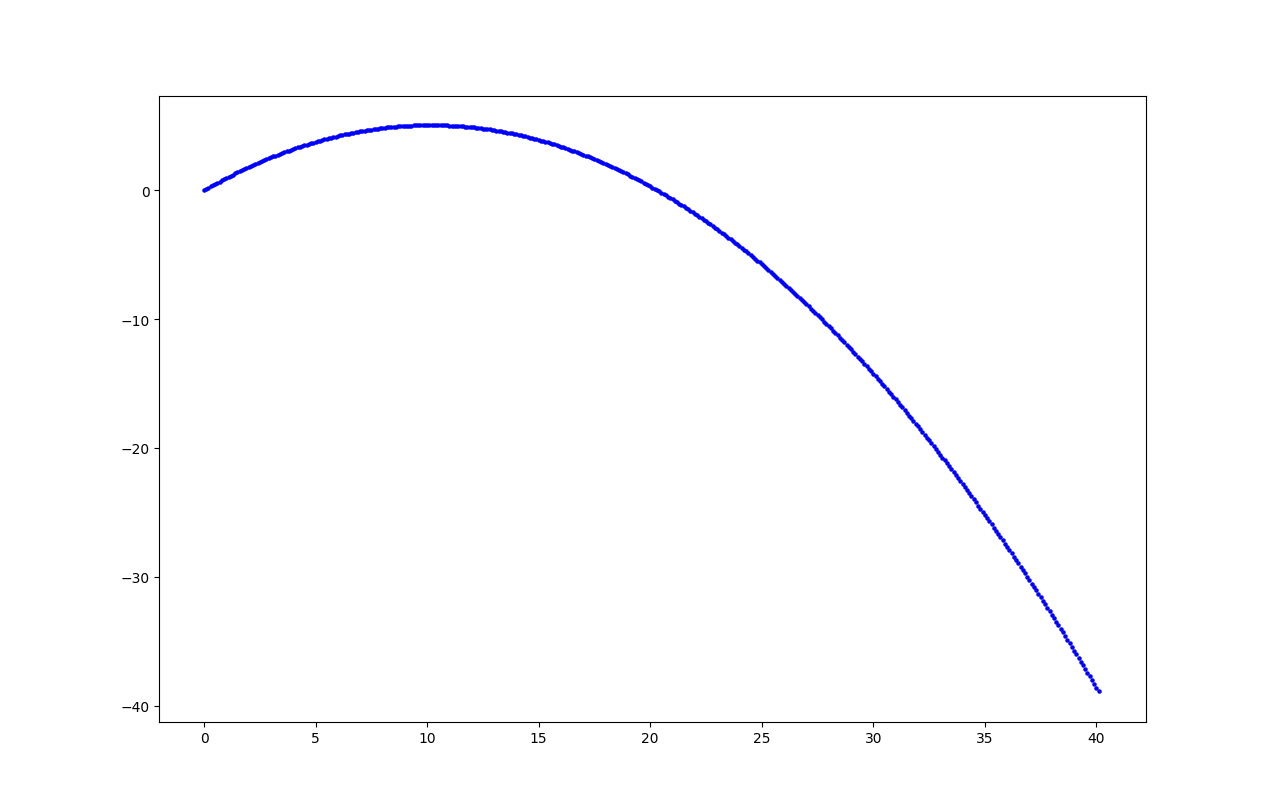

The Python source for this figure:
import numpy as np
import matplotlib.pyplot as plt
#==================パラメータ======================
m = 1.0
g = 9.80
dt = 0.010
itr = 400
#==================初期条件======================
x = 0.0
y = 0.0
vx = 10.0
vy = 10.0
t = 0.0
plt.scatter(x,y,s=5,c="blue")
#==================シンプレクティック法======================
for n in range(0,itr+1):
    t = float(n) * dt
    vy = vy - g * dt
    x = x + vx * dt
    y = y + vy * dt
    plt.scatter(x,y,s=5,c="blue")
plt.show()
